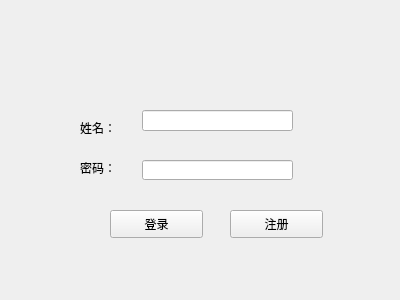
<?xml version="1.0" encoding="UTF-8"?>
<ui version="4.0">
 <class>login</class>
 <widget class="QWidget" name="login">
  <property name="geometry">
   <rect>
    <x>0</x>
    <y>0</y>
    <width>400</width>
    <height>300</height>
   </rect>
  </property>
  <property name="windowTitle">
   <string>Form</string>
  </property>
  <widget class="QLineEdit" name="lineEditName">
   <property name="geometry">
    <rect>
     <x>142</x>
     <y>110</y>
     <width>151</width>
     <height>21</height>
    </rect>
   </property>
  </widget>
  <widget class="QLineEdit" name="lineEditPassword">
   <property name="geometry">
    <rect>
     <x>142</x>
     <y>160</y>
     <width>151</width>
     <height>20</height>
    </rect>
   </property>
  </widget>
  <widget class="QLabel" name="label">
   <property name="geometry">
    <rect>
     <x>80</x>
     <y>120</y>
     <width>72</width>
     <height>15</height>
    </rect>
   </property>
   <property name="text">
    <string>姓名：</string>
   </property>
  </widget>
  <widget class="QLabel" name="labelPassword">
   <property name="geometry">
    <rect>
     <x>80</x>
     <y>160</y>
     <width>72</width>
     <height>15</height>
    </rect>
   </property>
   <property name="text">
    <string>密码：</string>
   </property>
  </widget>
  <widget class="QPushButton" name="ButtonLogin">
   <property name="geometry">
    <rect>
     <x>110</x>
     <y>210</y>
     <width>93</width>
     <height>28</height>
    </rect>
   </property>
   <property name="text">
    <string>登录</string>
   </property>
  </widget>
  <widget class="QPushButton" name="ButtonRegister">
   <property name="geometry">
    <rect>
     <x>230</x>
     <y>210</y>
     <width>93</width>
     <height>28</height>
    </rect>
   </property>
   <property name="text">
    <string>注册</string>
   </property>
  </widget>
 </widget>
 <resources/>
 <connections/>
</ui>
